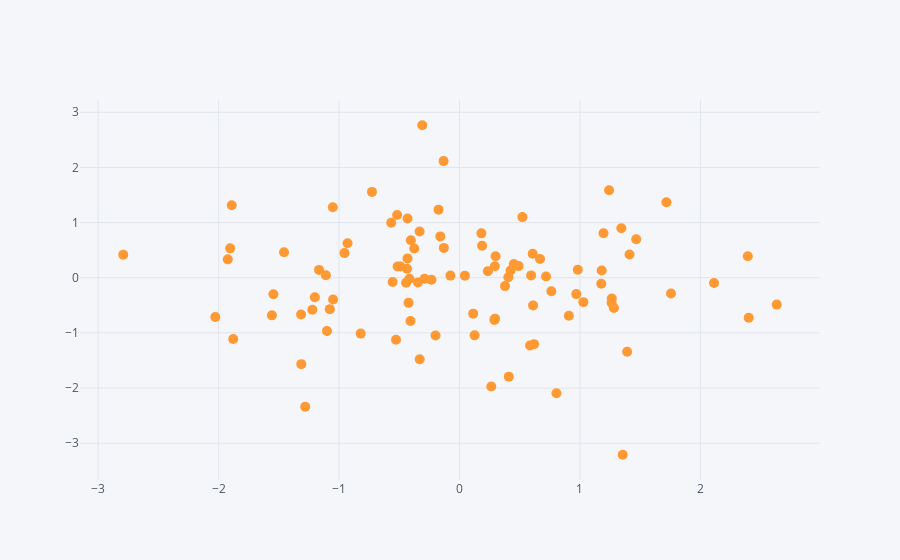

Write notebook code for a chart like this one.
### Code cell
df.iplot(kind='scatter', x='A', y='B', mode='markers', size=10)
